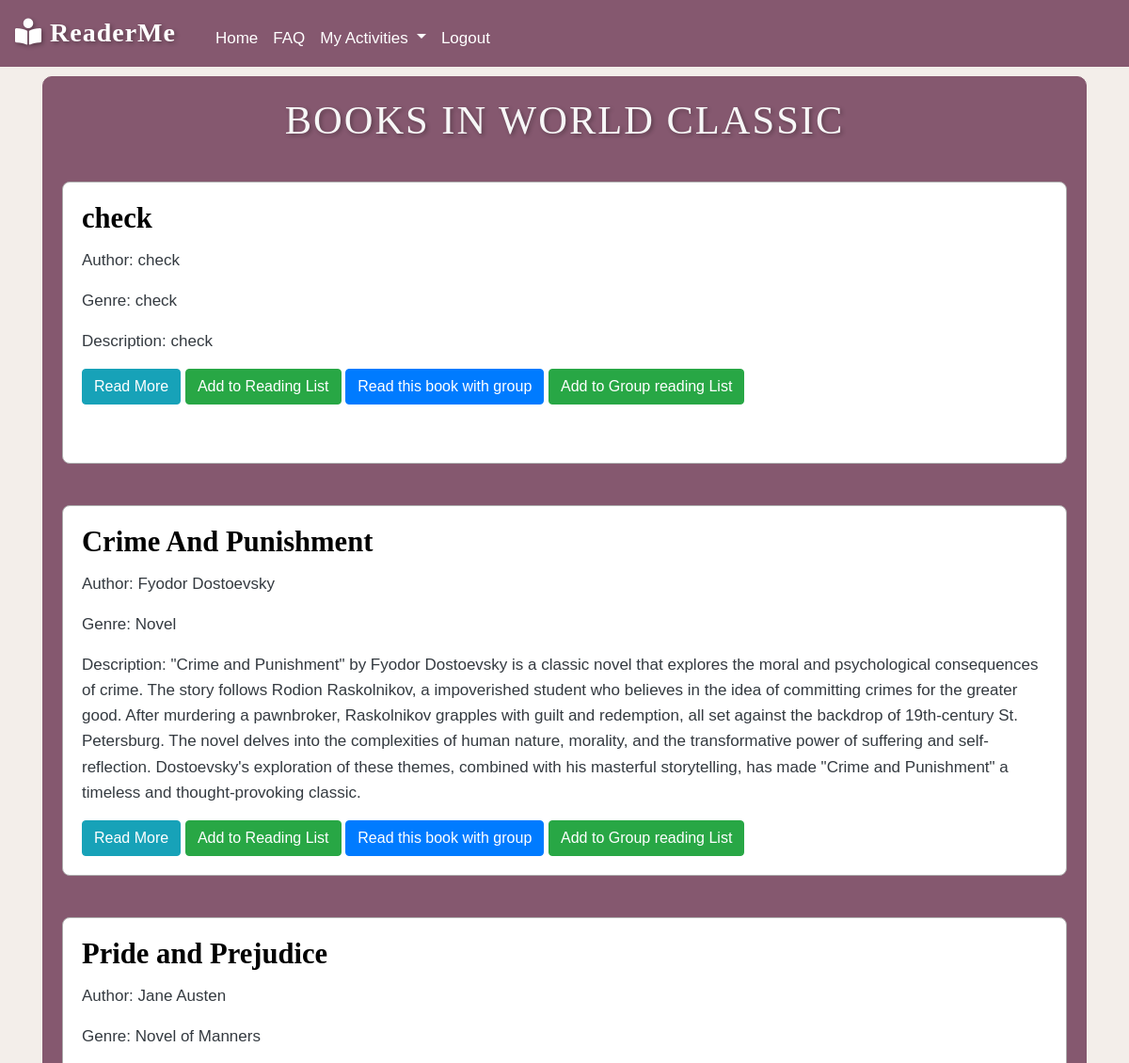
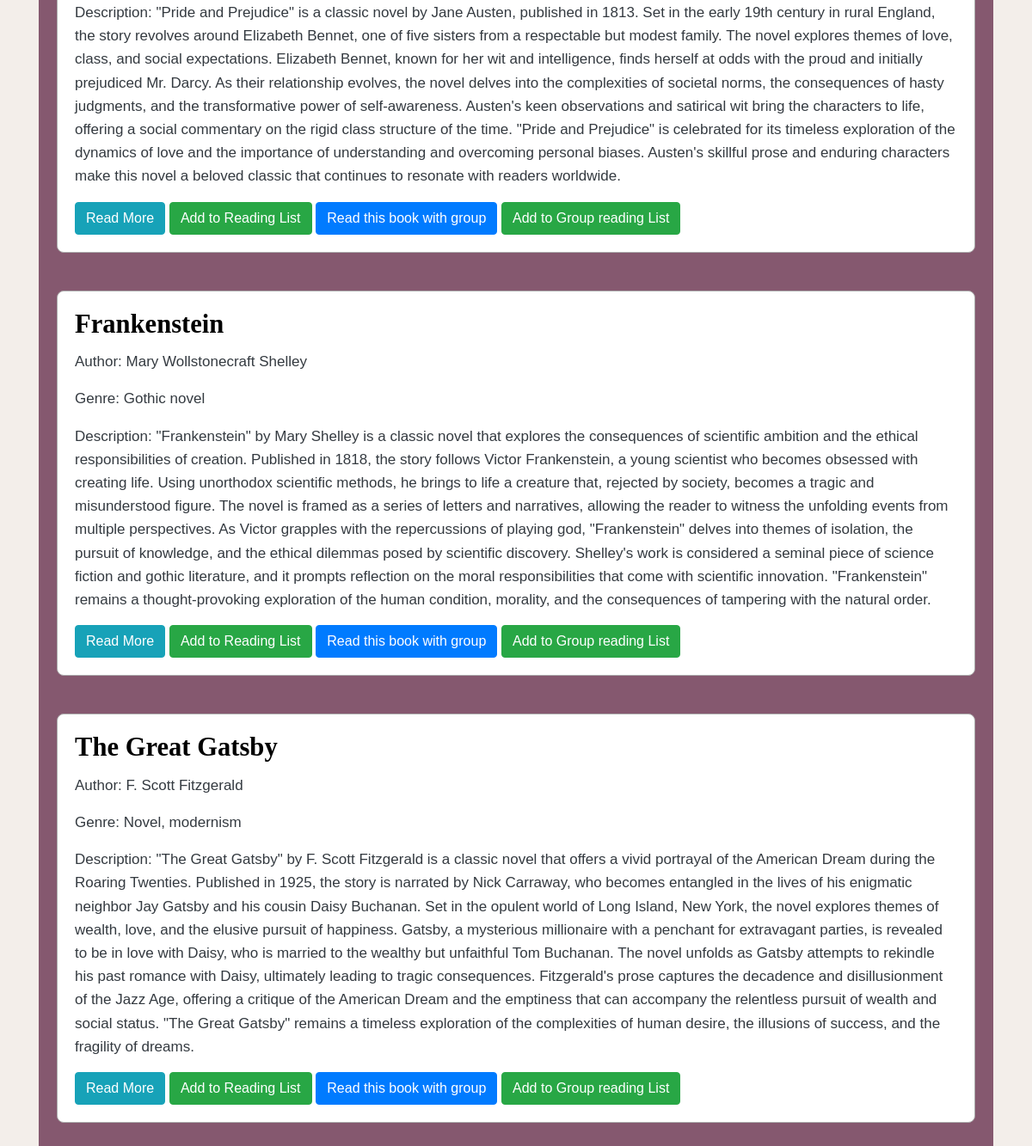
/collection/1/books/, run on the app's committed database (2 pictures, top to bottom).
### allbooks/models.py (models this page shows, shortened)
class Collection(models.Model):
    name = models.CharField(max_length=255)
    image = models.ImageField(upload_to='collection_images/', null=True, blank=True)
    description = models.TextField(default='')  # Set a default value
    source_url = models.URLField(blank=True, null=True)

class Book(models.Model):
    title = models.CharField(max_length=255)
    author = models.CharField(max_length=255)
    genre = models.CharField(max_length=255)
    description = models.TextField()
    collection = models.ForeignKey(Collection, on_delete=models.CASCADE)

### allbooks/views.py (the view)
# urls.py: path('collection/<int:collection_id>/books/', views.books_in_collection, name='books_in_collection'),
def books_in_collection(request, collection_id):
    collection = get_object_or_404(Collection, pk=collection_id)
    books = Book.objects.filter(collection=collection)
    return render(request, 'allbooks/books_in_collection.html', {'collection': collection, 'books': books})

### allbooks/templates/allbooks/books_in_collection.html (shortened to what this page needs)
{% extends 'main/layout.html' %}
{% load static %}
{% block content %}
{% include "main/navbar.html" %}
    <div class="container">
        <div class="book-catalog">
            <h2>Books in {{ collection.name }}</h2>
            <div class="row">
                {% for book in books %}
                    <div class="col-md-12 mb-4">
                        <div class="card">
                            <div class="card-body">
                                <h5 class="card-title collec">{{ book.title }}</h5>
                                <p class="card-text text-dark">Author: {{ book.author }}</p>
                                <p class="card-text text-dark">Genre: {{ book.genre }}</p>
                                <p class="card-text text-dark">Description: {{ book.description }}</p>
                                <a href="{% url 'allbooks:book_detail' book.id %}" class="btn btn-info">Read More</a>
                                <a href="{% url 'allbooks:books_in_collection' collection.id %}" class="btn btn-success add-to-reading-list-button" data-book-id="{{ book.id }}">Add to Reading List</a>
                                <button class="btn btn-primary" onclick="readWithGroup('{{ book.title }}', {{ book.id }})">Read this book with group</button>
                                <a href="{% url 'allbooks:books_in_collection' collection.id %}" class="btn btn-success add-to-group-reading-button" data-book-id="{{ book.id }}">Add to Group reading List</a>
                            </div>
                        </div>
                    </div>
                {% endfor %}
            </div>
        </div>
    </div>
{% endblock %}

### books/static/main/css/main.css (style rules this page uses)
body { background-color: #F3EEEA; color: #000000; font-family:'Lucida Sans', 'Lucida Sans Regular', 'Lucida Grande', 'Lucida Sans Unicode', Geneva, Verdana, sans-serif; font-size: 17px; line-height: 1.6; }
h2 { color: #f7f7f7; font-size: 2.5em; font-family:Georgia, 'Times New Roman', Times, serif; text-align: center; margin-bottom: 20px; text-transform: uppercase; letter-spacing: 2px; text-shadow: 2px 2px 4px rgba(0, 0, 0, 0.3); }
.book-catalog { background-color: #85586F; border: 1px solid #85586F; border-radius: 10px; padding: 20px; margin-top: 10px; color: #FFFFFF; font-family: 'Gill Sans', 'Gill Sans MT', Calibri, 'Trebuchet MS', sans-serif; }
.card { min-height: 300px; color: white; background-size: cover; background-position: center; border: 1px solid #adadad; border-radius: 8px; transition: box-shadow 0.3s ease-in-out; position: relative; margin-top: 20px; }
.card-title { color: rgb(222, 222, 222); font-weight: bold; font-size: 1.8em; font-family: Georgia, 'Times New Roman', Times, serif; text-shadow: 2px 2px 4px rgba(255, 255, 255, 0.3); }
.collec { color: rgb(0, 0, 0); font-weight: bold; font-size: 1.8em; font-family: Georgia, 'Times New Roman', Times, serif; text-shadow: 2px 2px 4px rgba(255, 255, 255, 0.3); }
.card-body { position: relative; z-index: 1; }

### data on the page
Collection: name "WORLD CLASSIC"
Book: title "check", author "check", genre "check", description "check"
Book: title "Crime And Punishment", author "Fyodor Dostoevsky", genre "Novel", description "\"Crime and Punishment\" by Fyodor Dostoevsky is a classic novel that explores the moral and psychological consequences of crime. The story follows Rodion Raskolnikov, a impoverished student who believes in the idea of committing crimes for the greater good. After murdering a pawnbroker, Raskolnikov grapples with guilt and redemption, all set against the backdrop of 19th-century St. Petersburg. The novel delves into the complexities of human nature, morality, and the transformative power of suffering and self-reflection. Dostoevsky's exploration of these themes, combined with his masterful storytelling, has made \"Crime and Punishment\" a timeless and thought-provoking classic."
Book: title "Pride and Prejudice", author "Jane Austen", genre "Novel of Manners", description "\"Pride and Prejudice\" is a classic novel by Jane Austen, published in 1813. Set in the early 19th century in rural England, the story revolves around Elizabeth Bennet, one of five sisters from a respectable but modest family. The novel explores themes of love, class, and social expectations. Elizabeth Bennet, known for her wit and intelligence, finds herself at odds with the proud and initially prejudiced Mr. Darcy. As their relationship evolves, the novel delves into the complexities of societal norms, the consequences of hasty judgments, and the transformative power of self-awareness. Austen's keen observations and satirical wit bring the characters to life, offering a social commentary…"
Book: title "Frankenstein", author "Mary Wollstonecraft Shelley", genre "Gothic novel", description "\"Frankenstein\" by Mary Shelley is a classic novel that explores the consequences of scientific ambition and the ethical responsibilities of creation. Published in 1818, the story follows Victor Frankenstein, a young scientist who becomes obsessed with creating life. Using unorthodox scientific methods, he brings to life a creature that, rejected by society, becomes a tragic and misunderstood figure. The novel is framed as a series of letters and narratives, allowing the reader to witness the unfolding events from multiple perspectives. As Victor grapples with the repercussions of playing god, \"Frankenstein\" delves into themes of isolation, the pursuit of knowledge, and the ethical dilemmas…"
Book: title "The Great Gatsby", author "F. Scott Fitzgerald", genre "Novel, modernism", description "\"The Great Gatsby\" by F. Scott Fitzgerald is a classic novel that offers a vivid portrayal of the American Dream during the Roaring Twenties. Published in 1925, the story is narrated by Nick Carraway, who becomes entangled in the lives of his enigmatic neighbor Jay Gatsby and his cousin Daisy Buchanan. Set in the opulent world of Long Island, New York, the novel explores themes of wealth, love, and the elusive pursuit of happiness. Gatsby, a mysterious millionaire with a penchant for extravagant parties, is revealed to be in love with Daisy, who is married to the wealthy but unfaithful Tom Buchanan. The novel unfolds as Gatsby attempts to rekindle his past romance with Daisy, ultimately…"
